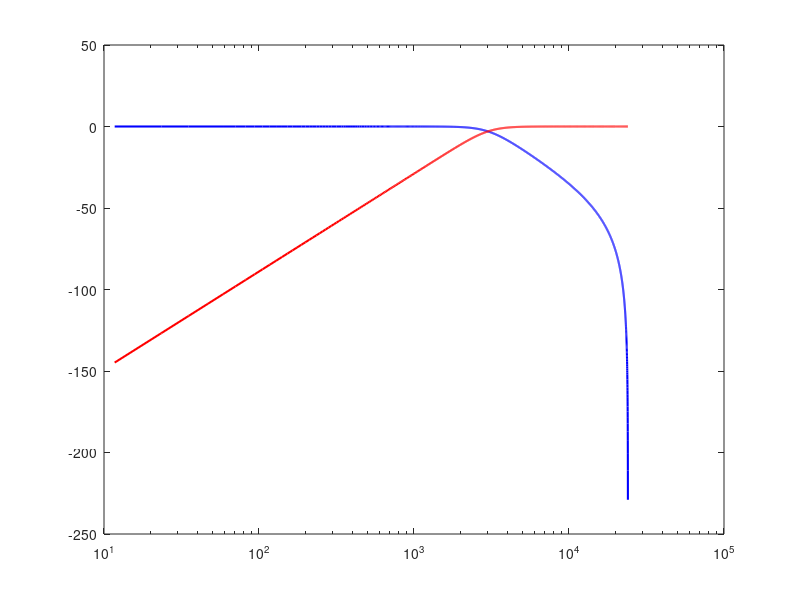

This chart was generated by the following MATLAB code: (Note: this script raises an error after producing the figure.)
fs = 48000;         % Sampling frequency
fc = 3000;          % Crossover frequency
wc = fc/(fs/2);     % Normalized cutoff

% 3rd-order low-pass & high-pass
[b_lp3,a_lp3] = butter(3, wc, 'low');
[b_hp3,a_hp3] = butter(3, wc, 'high');

% Frequency responses
[H_lp3, f] = freqz(b_lp3, a_lp3, 2048, fs);
[H_hp3, ~]  = freqz(b_hp3, a_hp3, 2048, fs);

% Plot
figure; 
semilogx(f, 20*log10(abs(H_lp3)), 'b','LineWidth',1.5); hold on;
semilogx(f, 20*log10(abs(H_hp3)), 'r','LineWidth',1.5);
xline(fc,'--k','Crossover','LabelOrientation','horizontal');
xlabel('Frequency (Hz)'); ylabel('Magnitude (dB)');
legend('3rd-order LPF (Woofer)','3rd-order HPF (Tweeter)');
grid on; ylim([-60 5]); xlim([20 20000]);
title('3^{rd}-Order Butterworth Crossover');
